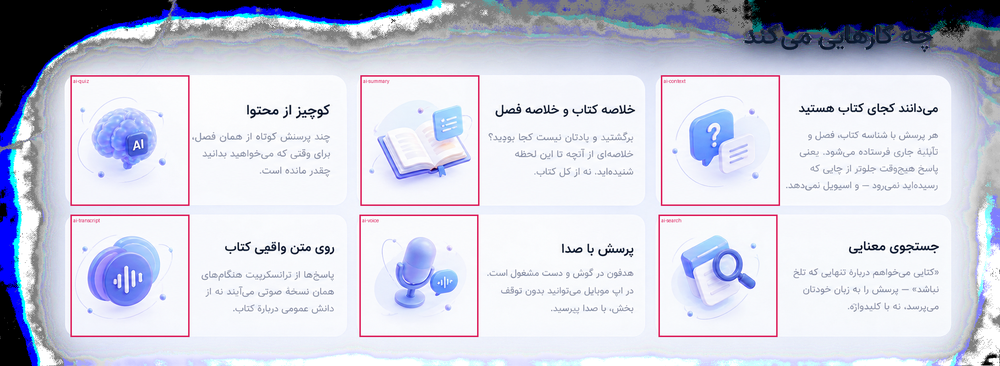
#> input picture scripts/_survey-assistant.png, 1000 x 366 px, shrunk from 2073 x 759 before the run
$ python harmonise-assets.py _survey-assistant.png
#> lines starting #> are read from the running program, lines starting #| are printed output that depends on the picture; after the words box and inside, x2 and y2 are one past the last pixel; in counts of white or black regions, pixels touching at a corner belong together
#> in main, img is the input picture: PIL image 1000x366 RGB; mean R, G, B 204, 206.4, 220.9
"""
Pull every render onto one brand hue.

The 3D art was generated across a purple-to-blue spread (hue 235–275) while the
brand blue sits at 236. Section by section it looked fine; scrolling the whole
page it read as several different palettes, because the microphone is violet,
the globe is blue and the kid's beanbag is violet again.

Rather than rotating each asset by a fixed amount, the whole blue/violet band is
*compressed* onto a narrow brand band. Compression keeps the relative hue
variation inside a single render — the highlight on a sphere is still a slightly
different hue from its shadow — so the art stays dimensional instead of turning
into a flat wash of one colour.

Genuine accent hues (the green bubbles, the amber envelope, the kid's yellow
hoodie) are outside the band and are left alone.

**This is not idempotent.** The target band sits inside the source band, so a
second pass compresses an already-harmonised render again — 229–248 becomes
231–236, which is the flat wash the compression was designed to avoid. Pass the
files to harmonise; the bare glob is there for the first run over a fresh sheet
and will re-hue everything it finds.

Usage:
    python scripts/harmonise-assets.py --dry public/assets/ai-*.webp
"""

import argparse
import colorsys
import glob
import pathlib

import numpy as np
from PIL import Image

# Source band to normalise, in degrees.
SRC_LO, SRC_HI = 222.0, 292.0
# Target band. Narrow, centred on the brand's 236 with a little room to breathe.
DST_LO, DST_HI = 229.0, 248.0
# Below this saturation a pixel is effectively neutral; shifting it does nothing
# but risk tinting the whites.
MIN_SAT = 0.10

rgb_to_hsv = np.vectorize(colorsys.rgb_to_hsv)
hsv_to_rgb = np.vectorize(colorsys.hsv_to_rgb)


def harmonise(img: Image.Image) -> tuple[Image.Image, float]:
    a = np.asarray(img.convert("RGBA")).astype(np.float32) / 255.0
    r, g, b = a[..., 0], a[..., 1], a[..., 2]
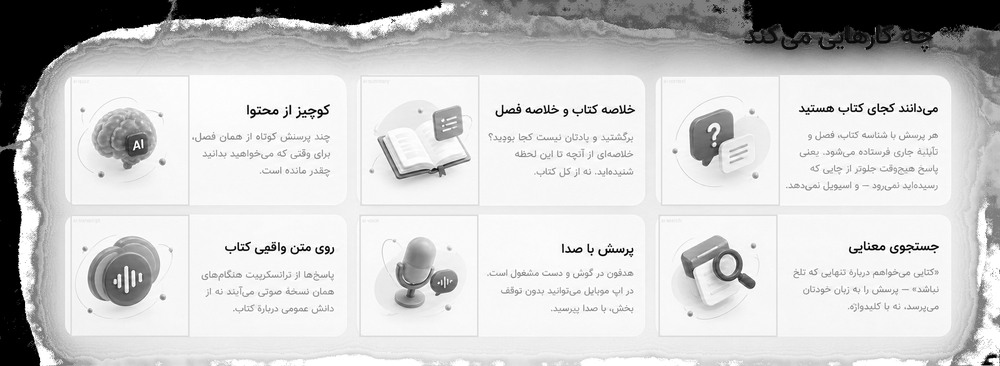
#> r: shape (366, 1000) float32; min 0, max 1, mean 0.8
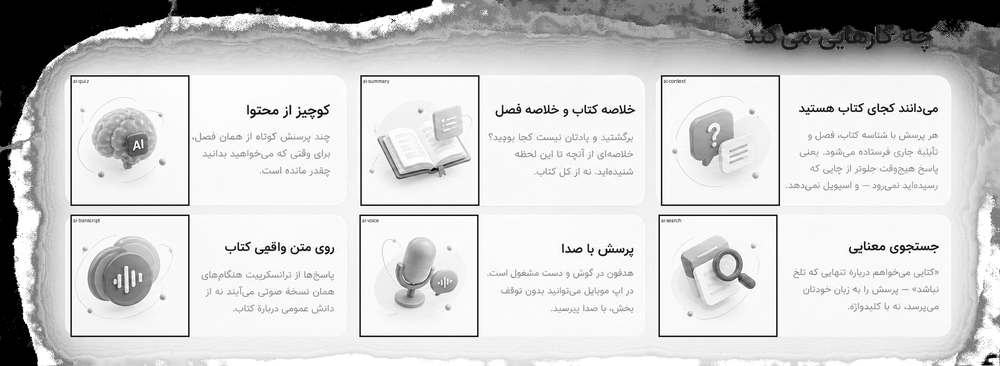
#> g: shape (366, 1000) float32; min 0, max 1, mean 0.81
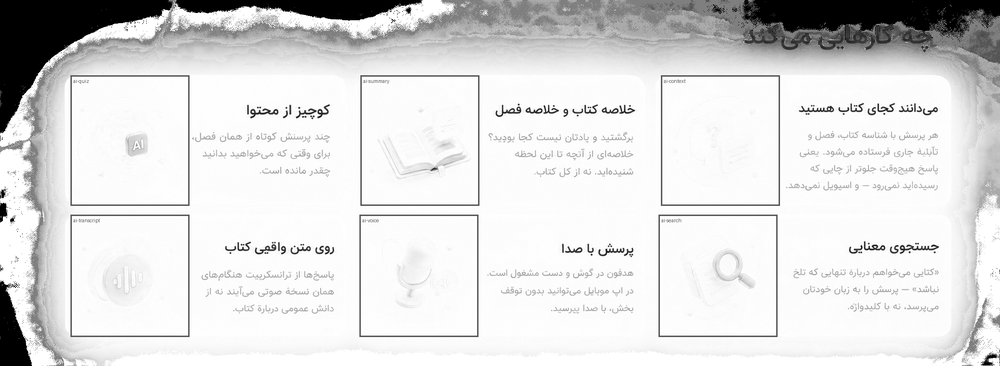
#> b: shape (366, 1000) float32; min 0, max 1, mean 0.866

    h, s, v = rgb_to_hsv(r, g, b)
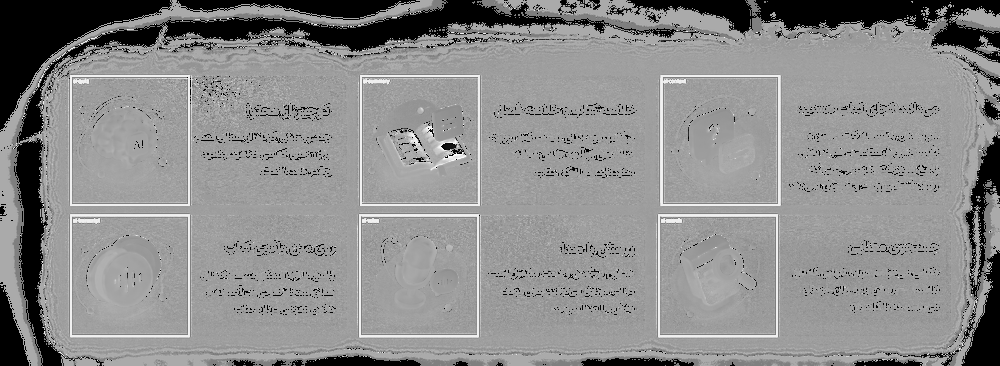
#> h: shape (366, 1000) float64; min 0, max 0.995, mean 0.547
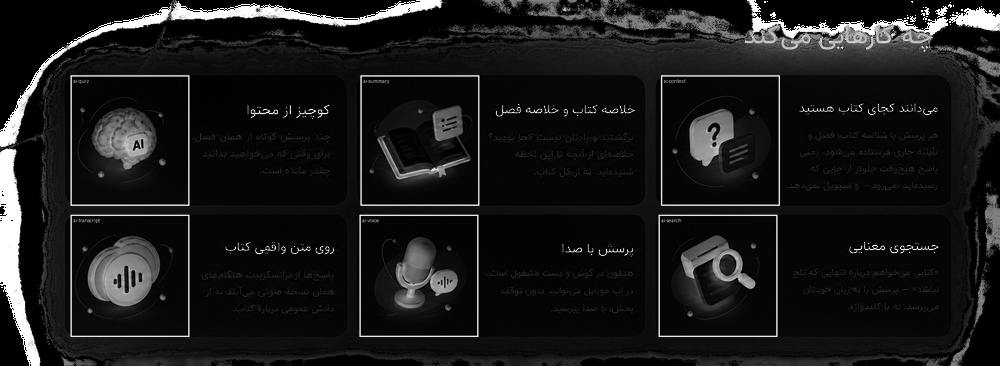
#> s: shape (366, 1000) float64; min 0, max 1, mean 0.103
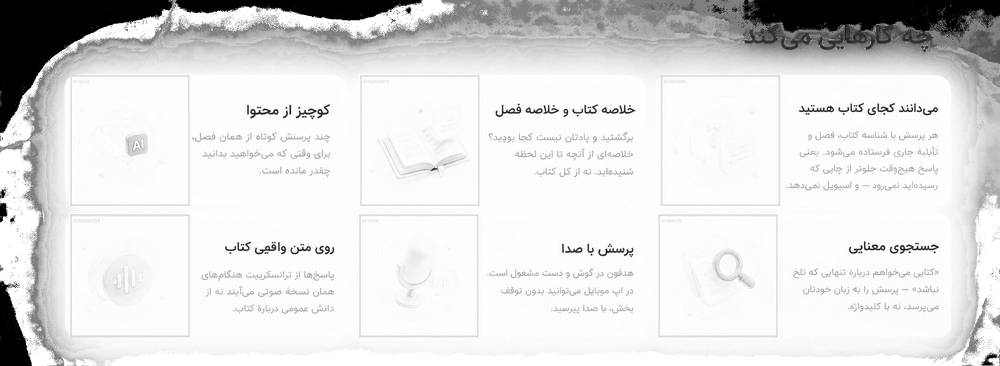
#> v: shape (366, 1000) float32; min 0, max 1, mean 0.873
    deg = h * 360.0

    band = (deg >= SRC_LO) & (deg <= SRC_HI) & (s >= MIN_SAT)
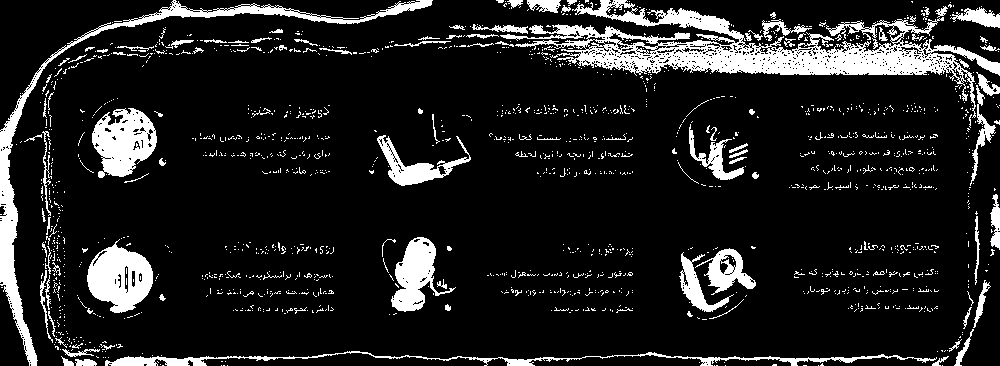
#> band: shape (366, 1000) bool; 12.9% white; 1589 white regions (1473 under 20 px), largest, box (x1, y1, x2, y2) and area: (500, 0, 1000, 118) 14077, (0, 0, 433, 366) 5853, (87, 239, 153, 313) 3013
    if not band.any():
        return img, 0.0

    t = (deg[band] - SRC_LO) / (SRC_HI - SRC_LO)
    deg[band] = DST_LO + t * (DST_HI - DST_LO)
#> deg: shape (366, 1000) float64; min 0, max 358.3, mean 196.8

    r2, g2, b2 = hsv_to_rgb(deg / 360.0, s, v)
    out = a.copy()
    out[..., 0], out[..., 1], out[..., 2] = r2, g2, b2
#> out: shape (366, 1000, 4) float32; mean R, G, B, A 0.799, 0.81, 0.865, 1
    return (
        Image.fromarray((np.clip(out, 0, 1) * 255).astype(np.uint8), "RGBA"),
        band.mean() * 100,
    )


def main() -> None:
    ap = argparse.ArgumentParser()
    ap.add_argument("--dry", action="store_true")
    ap.add_argument("files", nargs="*", help="defaults to every asset — see above")
    args = ap.parse_args()

    for f in sorted(args.files or glob.glob("public/assets/*.webp")):
        p = pathlib.Path(f)
        img = Image.open(p)
        out, pct = harmonise(img)
#> out: PIL image 1000x366 RGBA
#> pct = 12.89
        if pct == 0.0:
            print(f"{p.name:24} untouched (no pixels in band)")
            continue
        if not args.dry:
            out.save(p, lossless=True, quality=100)
        print(f"{p.name:24} {pct:5.1f}% of pixels re-hued")
#| _survey-assistant.png     12.9% of pixels re-hued


main()
